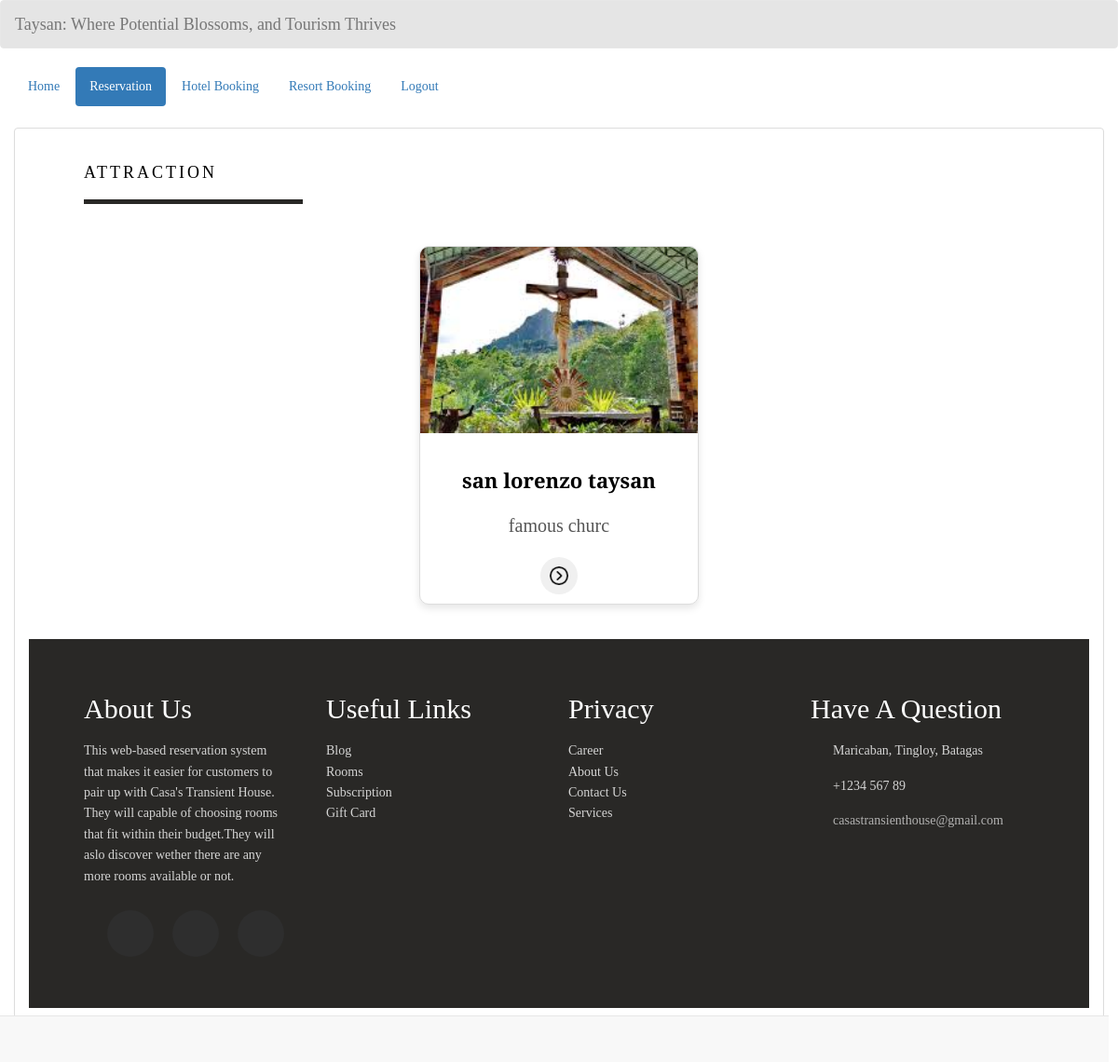
Screenshot of /view_attraction.php with the database file from the repository.
### tables this page shows
CREATE TABLE `attraction` (
  `attraction_id` int(100) NOT NULL,
  `attraction_name` varchar(200) NOT NULL,
  `descr` varchar(200) NOT NULL,
  `location` varchar(200) NOT NULL,
  `transportation` varchar(200) NOT NULL,
  `photo` varchar(200) NOT NULL
);

### view_attraction.php (the view, shortened to what this page needs)
<!DOCTYPE html>
<html lang = "en">
	<head>
		<link rel = "stylesheet" type = "text/css" href = "css/bootstrap.css " />
		<link rel = "stylesheet" type = "text/css" href = "css/style.css" />
		<link rel="stylesheet"  type="text/css" href="css/home_user.css">
	</head>
<body>
	<nav style = "background-color:rgba(0, 0, 0, 0.1);" class = "navbar navbar-default">
		<div  class = "container-fluid">
			<div class = "navbar-header">
            <a class = "navbar-brand" >Taysan: Where Potential Blossoms, and Tourism Thrives</a>
			</div>
		</div>
	</nav>
	<div class = "container-fluid">
		<ul class = "nav nav-pills">
        <?php
            $id = isset($_GET['id']) ? $_GET['id'] : null;
            ?>
			<li><a href = "">Home</a></li>
			<li class = "active"><a href="reservation.php?id=<?php echo $id; ?>">Reservation</a></li>
            <li><a href="records.php?id=<?php echo $id; ?>">Hotel Booking</a></li>
            <li><a href="records_resort.php?id=<?php echo $id; ?>">Resort Booking</a></li>
			<li><a href = "login_user.php">Logout</a></li>
		</ul>
	</div>
	<br />
	<div class = "container-fluid">
		<div class = "panel panel-default">
			<div class = "panel-body">
		  <section class = "services sec-width" id = "services">
          <div class="title">
            <h4 style="color: black;">Attraction </h4>
        </div>
            <div style="padding: 20px; text-align: center;">
            <?php
                require_once 'connection/connect.php';
                $query = $conn->query("SELECT * FROM `attraction` ") or die(mysql_error());
                while($fetch = $query->fetch_array()){
                ?>
                    <div style="display: inline-block; width: 300px; border: 1px solid #ddd; border-radius: 10px; overflow: hidden; box-shadow: 0 4px 8px rgba(0, 0, 0, 0.1); background-color: #fff; margin: 10px; transition: all 0.3s ease;"
                        onmouseover="this.style.boxShadow='0 8px 16px rgba(0, 0, 0, 0.2)'; this.style.transform='scale(1.05)';"
                        onmouseout="this.style.boxShadow='0 4px 8px rgba(0, 0, 0, 0.1)'; this.style.transform='scale(1)';">
                        <img src="photo/<?php echo $fetch['photo']; ?>" alt="Room Image" style="width: 100%; height: 200px; object-fit: cover; transition: all 0.3s ease;"
                            onmouseover="this.style.transform='scale(1.1)';"
                            onmouseout="this.style.transform='scale(1)';">
                        <div style="padding: 10px; text-align: center;">
                            <h3 style="font-size: 2.2rem; margin-bottom: 5px; font-weight: bold; color: black;"><?php echo $fetch['attraction_name']; ?></h3>
                            <h4 style="font-size: 2rem; color: #555; margin-bottom: 15px;"><?php echo $fetch['descr']; ?></h4>
                            <button onclick="window.location.href='#?attraction_id=<?php echo $fetch['attraction_id']; ?>'" style="border: none; background-color: #f0f0f0; padding: 10px; border-radius: 50%; cursor: pointer; transition: all 0.3s ease;"
                                    onmouseover="this.style.backgroundColor='#ddd'; this.style.transform='scale(1.1)';"
                                    onmouseout="this.style.backgroundColor='#f0f0f0'; this.style.transform='scale(1)';">
                                <img src="image/next.png" alt="Reserve Button" style="width: 20px; height: 20px;">
                            </button>
                        </div>
                    </div>
                <?php
                }
                ?>
            </div>
        </section>
        <footer class = "footer">
            <div class = "footer-container">
                <div>
                    <h2>About Us </h2>
                    <p>This web-based reservation system that makes it easier for customers to pair up with Casa's Transient House.
						They will capable of choosing rooms that fit within their budget.They will aslo discover wether there are any more rooms available or not.
					</p>
                    <ul class = "social-icons">
                        <li class = "flex">
                        </li>
                        <li class = "flex">
                        </li>
                        <li class = "flex">
                        </li>
                    </ul>
                </div>
                <div>
                    <h2>Useful Links</h2>
                    <a href = "#">Blog</a>
                    <a href = "#">Rooms</a>
                    <a href = "#">Subscription</a>
                    <a href = "#">Gift Card</a>
                </div>
                <div>
                    <h2>Privacy</h2>
                    <a href = "#">Career</a>
                    <a href = "#">About Us</a>
                    <a href = "#">Contact Us</a>
                    <a href = "#">Services</a>
                </div>
                <div>
                    <h2>Have A Question</h2>
                    <div class = "contact-item">
                        <span>
                             Maricaban, Tingloy, Batagas
                        </span>
                    </div>
                    <div class = "contact-item">
                        <span>
                            +1234 567 89
                        </span>
                    </div>
                    <div class = "contact-item">
                        <span>
                        <a href = "https://mail.google.com/mail/u/3/#inbox">casastransienthouse@gmail.com</a>
                        </span>
                    </div>
                </div>
            </div>
        </footer>
			</div>
		</div>
	</div>
	<br />
	<div style = "text-align:right; margin-right:10px;" class = "navbar navbar-default navbar-fixed-bottom">
	</div>
    </body>
</html>

### css/home_user.css (style rules this page uses)
:root { --transition: all 0.7s ease; --yellow: #f9d342; --dark: #292826; }
* { box-sizing: border-box; padding: 0; margin: 0; font-family: 'Playfair Display', serif; }
html { scroll-behavior: smooth; }
body { line-height: 1.6; }
.flex { display: flex; flex-direction: column; justify-content: center; align-items: center; }
h1, h2, h3, h4, h5, h6 { padding: 8px 0; }
img { width: 100%; display: block; }
.title { text-transform: uppercase; letter-spacing: 3px; font-size: 30px; color: orangered; border-bottom: 5px solid var(--dark); width: 235px; margin: 15px 0; }
.sec-width { width: 85vw; margin: 0 auto!important; }
.services { margin: 40px 0; }
.footer { background: var(--dark); color: #fff; text-align: center; }
.footer-container { width: 85vw; margin: 0 auto; padding: 30px 0; }
.footer-container p, .footer-container a, .footer-container span { opacity: 0.8; }
.footer a { display: block; color: #fff; text-decoration: none; }
.social-icons { list-style: none; display: flex; justify-content: center; padding: 15px 0; }
.social-icons li { margin: 0 10px; width: 50px; height: 50px; background: #2e2e2e; border-radius: 50%; transition: var(--transition); cursor: pointer; }
.contact-item span { display: block; }
@media (min-width: 900px) { .footer-container { display: grid; grid-template-columns: repeat(2, 1fr); grid-gap: 20px; } }
@media (min-width: 1170px) { .footer { text-align: left; } }
@media (min-width: 1170px) { .footer-container { grid-template-columns: repeat(4, 1fr); } }
@media (min-width: 1170px) { .footer-container div:nth-child(1) p { padding-right: 20px; } }
@media (min-width: 1170px) { .contact-item { display: grid; grid-template-columns: 10% 90%; margin-bottom: 15px; align-items: center; } }

### rows the page displays
attraction: photo (picture), attraction_name "san lorenzo taysan", descr "famous churc"
